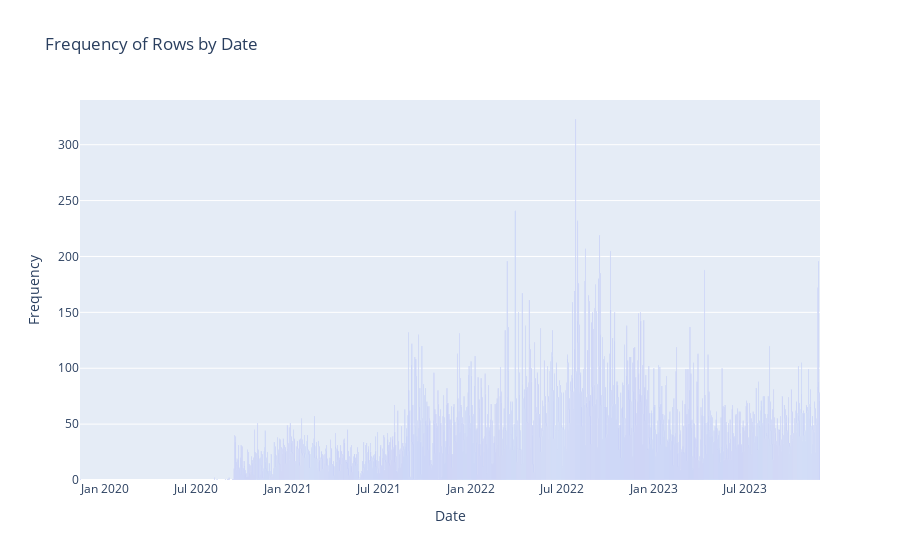

Write notebook code for a chart like this one.
### Code cell
data['event-date'] = pd.to_datetime(data['event-date'])

# Count the frequency of rows for each date
date_counts = data['event-date'].value_counts().reset_index()
date_counts.columns = ['date', 'count']
date_counts = date_counts.sort_values(by='date')  # Sort by date

# Create a bar graph using Plotly
fig = px.bar(date_counts, x='date', y='count', title='Frequency of Rows by Date',
             labels={'date': 'Date', 'count': 'Frequency'})

# Display the graph
fig.show()

### Figure 1 — Plotly figure (JSON) as saved in the notebook; plotly's stock layout.template omitted (floating-point values rounded to 4 significant figures; data arrays with more than 128 entries replaced by an {"elided": "..."} marker saying what was removed)
{"data": [{"alignmentgroup": "True", "hovertemplate": "Date=%{x}<br>Frequency=%{y}<extra></extra>", "legendgroup": "", "marker": {"color": "#636efa", "pattern": {"shape": ""}}, "name": "", "offsetgroup": "", "orientation": "v", "showlegend": false, "textposition": "auto", "type": "bar", "x": {"elided": "1179 str values"}, "xaxis": "x", "y": {"elided": "1179 int values"}, "yaxis": "y"}], "layout": {"barmode": "relative", "legend": {"tracegroupgap": 0}, "title": {"text": "Frequency of Rows by Date"}, "xaxis": {"anchor": "y", "domain": [0, 1], "title": {"text": "Date"}}, "yaxis": {"anchor": "x", "domain": [0, 1], "title": {"text": "Frequency"}}}}
